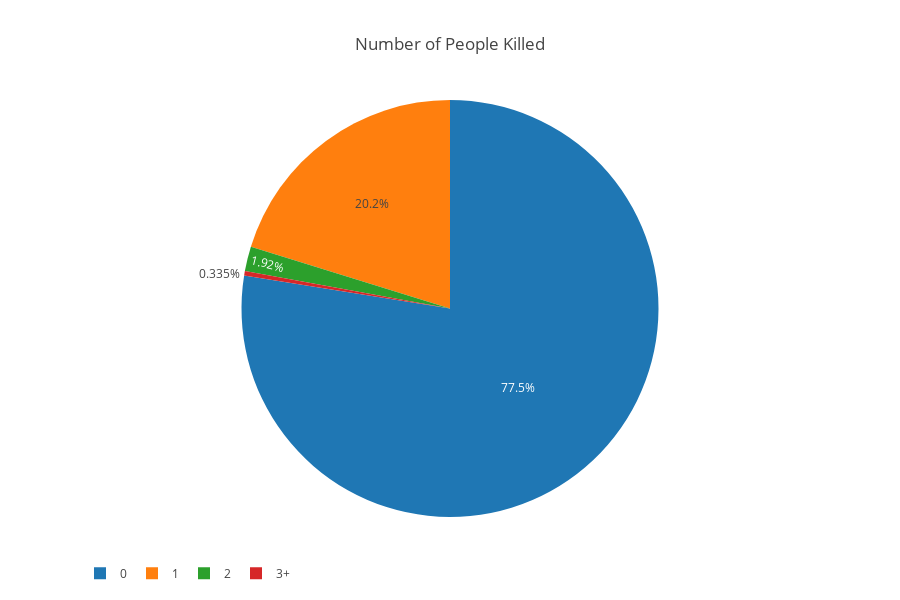
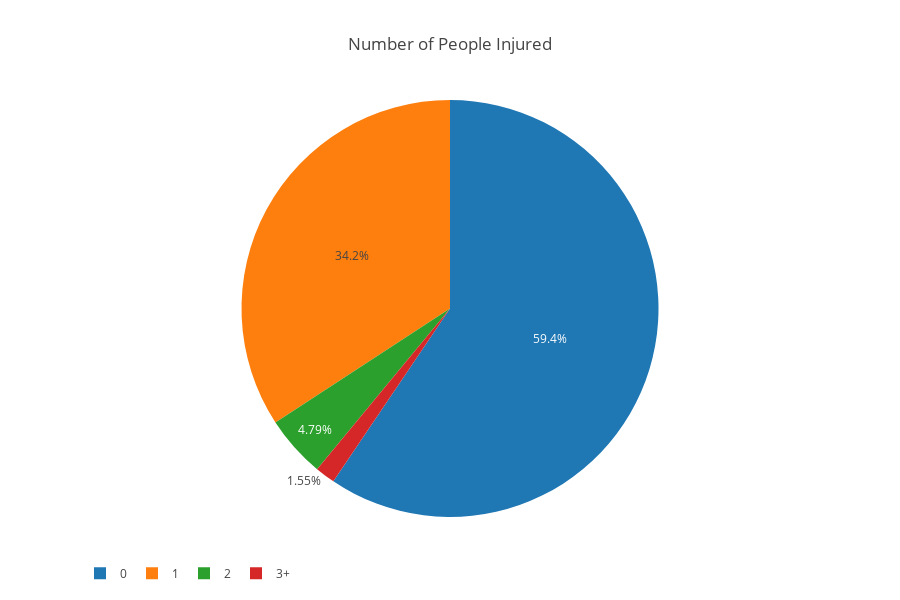
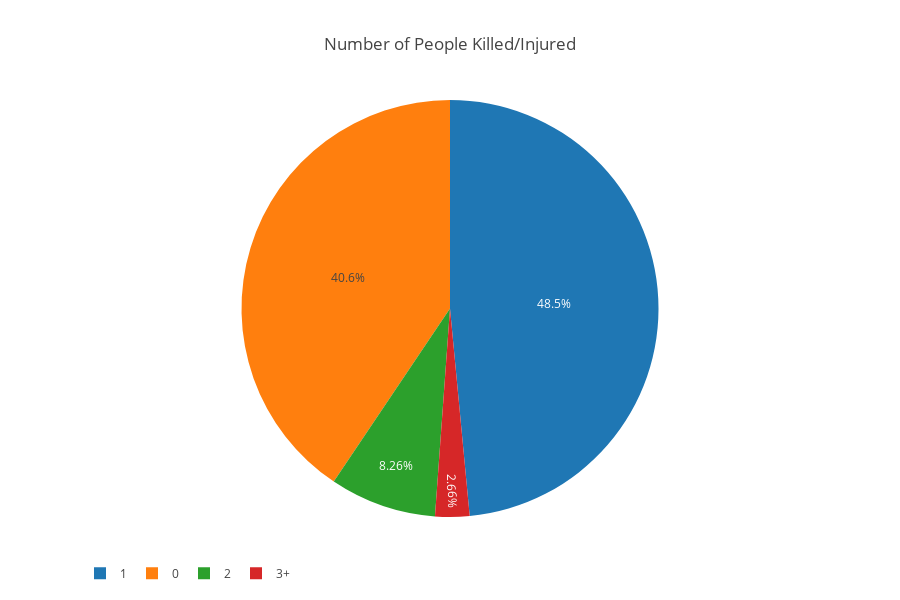

Source (notebook cell) for these figures, in order:
### Code cell
# Visualize num of people killed, injured, both

print("Total number of incidents = {}".format(len(df['n_killed'])))

temp=[('n_killed','Number of People Killed'),('n_injured','Number of People Injured'),
     ('loss','Number of People Killed/Injured')]

for column,title in temp:
    labels,values=helper.get_bucketed_data(df,column,3)
    helper.plot_pie(labels,values,title)

### Figure 1 — Plotly figure (JSON) as saved in the notebook; plotly's stock layout.template omitted (floating-point values rounded to 4 significant figures)
{"data": [{"labels": ["0", "1", "2", "3+"], "type": "pie", "uid": "2ce5e793-9486-4935-9e23-bd127bad2020", "values": [185835, 48436, 4604, 802]}], "layout": {"height": 600, "legend": {"orientation": "h"}, "title": "Number of People Killed"}}

### Figure 2 — Plotly figure (JSON) as saved in the notebook; plotly's stock layout.template omitted (floating-point values rounded to 4 significant figures)
{"data": [{"labels": ["0", "1", "2", "3+"], "type": "pie", "uid": "617a1be5-4b1f-4e1f-83a7-6f239fb9c708", "values": [142487, 81986, 11484, 3720]}], "layout": {"height": 600, "legend": {"orientation": "h"}, "title": "Number of People Injured"}}

### Figure 3 — Plotly figure (JSON) as saved in the notebook; plotly's stock layout.template omitted (floating-point values rounded to 4 significant figures)
{"data": [{"labels": ["1", "0", "2", "3+"], "type": "pie", "uid": "59aae86f-f16a-462c-a30c-6632b55db8a7", "values": [116228, 97287, 19794, 6368]}], "layout": {"height": 600, "legend": {"orientation": "h"}, "title": "Number of People Killed/Injured"}}
